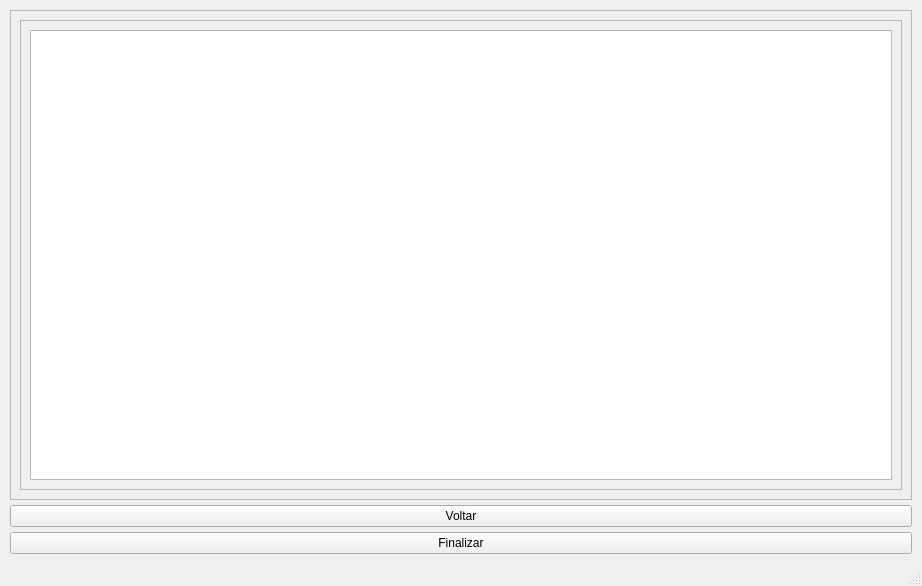
<?xml version="1.0" encoding="UTF-8"?>
<ui version="4.0">
 <class>Page_02</class>
 <widget class="QMainWindow" name="Page_02">
  <property name="geometry">
   <rect>
    <x>0</x>
    <y>0</y>
    <width>922</width>
    <height>586</height>
   </rect>
  </property>
  <property name="windowTitle">
   <string>MainWindow</string>
  </property>
  <property name="documentMode">
   <bool>true</bool>
  </property>
  <widget class="QWidget" name="centralwidget">
   <layout class="QGridLayout" name="gridLayout">
    <property name="leftMargin">
     <number>10</number>
    </property>
    <property name="topMargin">
     <number>10</number>
    </property>
    <property name="rightMargin">
     <number>10</number>
    </property>
    <property name="bottomMargin">
     <number>10</number>
    </property>
    <property name="spacing">
     <number>5</number>
    </property>
    <item row="0" column="0">
     <widget class="QScrollArea" name="scrollArea">
      <property name="frameShape">
       <enum>QFrame::StyledPanel</enum>
      </property>
      <property name="widgetResizable">
       <bool>true</bool>
      </property>
      <widget class="QWidget" name="scrollAreaWidgetContents">
       <property name="geometry">
        <rect>
         <x>0</x>
         <y>0</y>
         <width>900</width>
         <height>476</height>
        </rect>
       </property>
       <layout class="QGridLayout" name="gridLayout_2">
        <item row="0" column="0">
         <widget class="QFrame" name="frame">
          <property name="frameShape">
           <enum>QFrame::StyledPanel</enum>
          </property>
          <property name="frameShadow">
           <enum>QFrame::Raised</enum>
          </property>
          <layout class="QGridLayout" name="gridLayout_3">
           <item row="0" column="0">
            <widget class="QTextEdit" name="Saida"/>
           </item>
          </layout>
         </widget>
        </item>
       </layout>
      </widget>
     </widget>
    </item>
    <item row="1" column="0">
     <widget class="QPushButton" name="Voltar">
      <property name="text">
       <string>Voltar</string>
      </property>
     </widget>
    </item>
    <item row="2" column="0">
     <widget class="QPushButton" name="Finalizar">
      <property name="text">
       <string>Finalizar</string>
      </property>
     </widget>
    </item>
   </layout>
  </widget>
  <widget class="QStatusBar" name="statusbar"/>
 </widget>
 <resources/>
 <connections/>
</ui>
